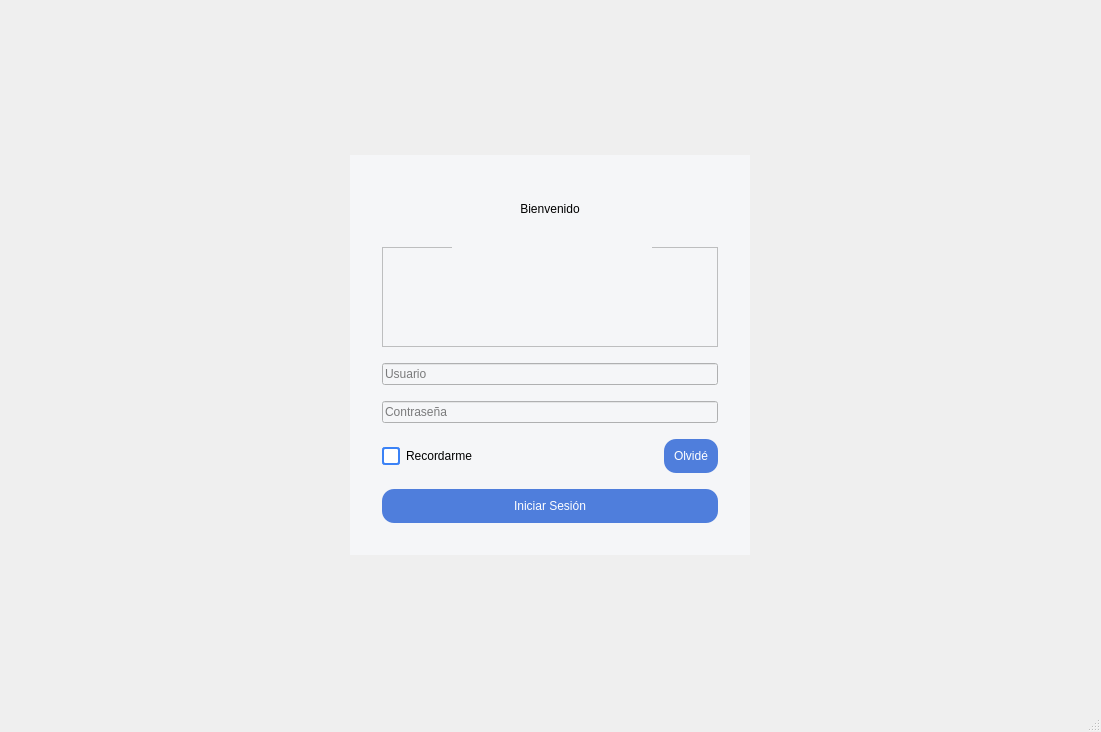
<?xml version="1.0" encoding="UTF-8"?>
<ui version="4.0">
 <class>MainWindow</class>
 <widget class="QMainWindow" name="MainWindow">
  <property name="geometry">
   <rect>
    <x>0</x>
    <y>0</y>
    <width>1101</width>
    <height>732</height>
   </rect>
  </property>
  <property name="windowTitle">
   <string>MainWindow</string>
  </property>
  <widget class="QWidget" name="centralwidget">
   <layout class="QVBoxLayout" name="rootLayout">
    <item>
     <spacer name="spacerTop">
      <property name="orientation">
       <enum>Qt::Vertical</enum>
      </property>
      <property name="sizeHint" stdset="0">
       <size>
        <width>0</width>
        <height>0</height>
       </size>
      </property>
     </spacer>
    </item>
    <item alignment="Qt::AlignHCenter|Qt::AlignVCenter">
     <widget class="QFrame" name="loginCard">
      <property name="minimumSize">
       <size>
        <width>400</width>
        <height>400</height>
       </size>
      </property>
      <property name="maximumSize">
       <size>
        <width>400</width>
        <height>400</height>
       </size>
      </property>
      <property name="styleSheet">
       <string notr="true">background-color: #F5F6F8;</string>
      </property>
      <layout class="QVBoxLayout" name="cardLayout">
       <property name="spacing">
        <number>16</number>
       </property>
       <property name="leftMargin">
        <number>32</number>
       </property>
       <property name="topMargin">
        <number>32</number>
       </property>
       <property name="rightMargin">
        <number>32</number>
       </property>
       <property name="bottomMargin">
        <number>32</number>
       </property>
       <item>
        <widget class="QLabel" name="lblTitle">
         <property name="styleSheet">
          <string notr="true">background-color: #F5F6F8;</string>
         </property>
         <property name="text">
          <string>Bienvenido</string>
         </property>
         <property name="alignment">
          <set>Qt::AlignCenter</set>
         </property>
        </widget>
       </item>
       <item>
        <widget class="QFrame" name="frame">
         <property name="minimumSize">
          <size>
           <width>100</width>
           <height>100</height>
          </size>
         </property>
         <property name="frameShape">
          <enum>QFrame::StyledPanel</enum>
         </property>
         <property name="frameShadow">
          <enum>QFrame::Raised</enum>
         </property>
         <widget class="QLabel" name="label">
          <property name="geometry">
           <rect>
            <x>70</x>
            <y>0</y>
            <width>200</width>
            <height>96</height>
           </rect>
          </property>
          <property name="maximumSize">
           <size>
            <width>200</width>
            <height>300</height>
           </size>
          </property>
          <property name="styleSheet">
           <string notr="true">border-image:</string>
          </property>
          <property name="text">
           <string/>
          </property>
          <property name="pixmap">
           <pixmap>../../../../../Pictures/twins game interactive.png</pixmap>
          </property>
          <property name="scaledContents">
           <bool>true</bool>
          </property>
         </widget>
        </widget>
       </item>
       <item>
        <widget class="QLineEdit" name="txtUser">
         <property name="placeholderText">
          <string>Usuario</string>
         </property>
        </widget>
       </item>
       <item>
        <widget class="QLineEdit" name="txtPass">
         <property name="echoMode">
          <enum>QLineEdit::Password</enum>
         </property>
         <property name="placeholderText">
          <string>Contraseña</string>
         </property>
        </widget>
       </item>
       <item>
        <layout class="QHBoxLayout" name="opts">
         <item>
          <widget class="QCheckBox" name="chkRemember">
           <property name="styleSheet">
            <string notr="true">QCheckBox {
    color: black;
    spacing: 6px;
}

QCheckBox::indicator {
    width: 14px;
    height: 14px;
    border-radius: 3px;
    border: 2px solid #3B82F6;
    background-color: white;
}

QCheckBox::indicator:checked {
    background-color: #3B82F6;
    border: 2px solid #3B82F6;
}</string>
           </property>
           <property name="text">
            <string>Recordarme</string>
           </property>
          </widget>
         </item>
         <item>
          <spacer name="sp1">
           <property name="orientation">
            <enum>Qt::Horizontal</enum>
           </property>
           <property name="sizeHint" stdset="0">
            <size>
             <width>0</width>
             <height>0</height>
            </size>
           </property>
          </spacer>
         </item>
         <item>
          <widget class="QPushButton" name="btnForgot">
           <property name="styleSheet">
            <string notr="true">QPushButton {
    background-color: #4F7EDC;
    color: white;
    border: none;
    border-radius: 12px;
    padding: 10px;
}

QPushButton:hover {
    background-color: #4F7EDC;
}

QPushButton:pressed {
    background-color: #4F7EDC;
    padding-left: 12px;
    padding-top: 12px;
}</string>
           </property>
           <property name="text">
            <string>Olvidé</string>
           </property>
           <property name="flat">
            <bool>true</bool>
           </property>
          </widget>
         </item>
        </layout>
       </item>
       <item>
        <widget class="QPushButton" name="btnLogin">
         <property name="styleSheet">
          <string notr="true">QPushButton {
    background-color: #4F7EDC;
    color: white;
    border: none;
    border-radius: 12px;
    padding: 10px;
}

QPushButton:hover {
    background-color: #4F7EDC;
}

QPushButton:pressed {
    background-color: #4F7EDC;
    padding-left: 12px;
    padding-top: 12px;
}</string>
         </property>
         <property name="text">
          <string>Iniciar Sesión</string>
         </property>
        </widget>
       </item>
      </layout>
     </widget>
    </item>
    <item>
     <spacer name="spacerBottom">
      <property name="orientation">
       <enum>Qt::Vertical</enum>
      </property>
      <property name="sizeHint" stdset="0">
       <size>
        <width>0</width>
        <height>0</height>
       </size>
      </property>
     </spacer>
    </item>
   </layout>
  </widget>
  <widget class="QMenuBar" name="menubar">
   <property name="geometry">
    <rect>
     <x>0</x>
     <y>0</y>
     <width>1101</width>
     <height>26</height>
    </rect>
   </property>
  </widget>
  <widget class="QStatusBar" name="statusbar"/>
 </widget>
 <resources/>
 <connections/>
</ui>
